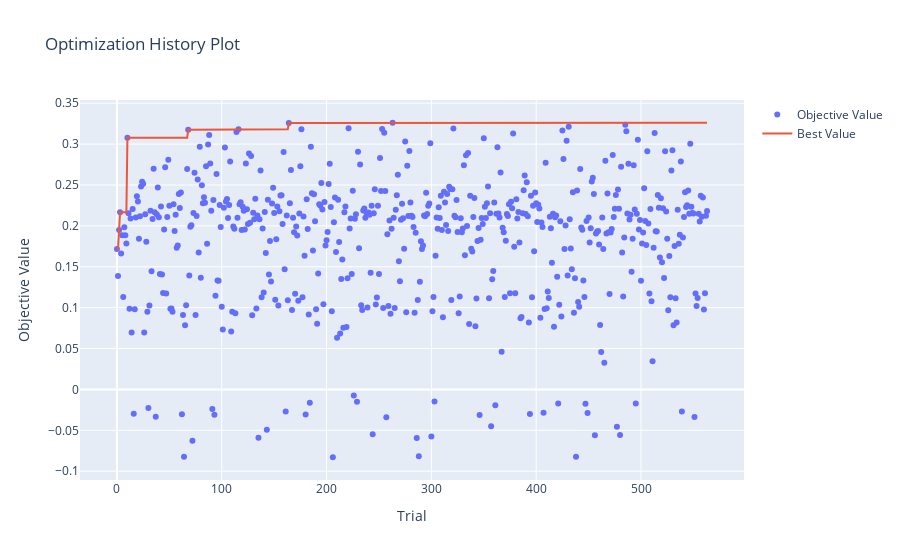

The code cell stored with this chart in its notebook:
### Markdown cell above
### Visualizar resultados

### Code cell
# mostrar chart com trials do optuna
fig = optuna.visualization.plot_optimization_history(estudo_ag)
fig.show()

### Figure 1 — Plotly figure (JSON) as saved in the notebook; plotly's stock layout.template omitted (floating-point values rounded to 4 significant figures; data arrays with more than 128 entries replaced by an {"elided": "..."} marker saying what was removed)
{"data": [{"mode": "markers", "name": "Objective Value", "type": "scatter", "x": {"elided": "564 int values"}, "y": {"elided": "564 float values"}}, {"mode": "lines", "name": "Best Value", "type": "scatter", "x": {"elided": "564 int values"}, "y": {"elided": "564 float values"}}, {"marker": {"color": "#cccccc"}, "mode": "markers", "name": "Infeasible Trial", "showlegend": false, "type": "scatter", "x": [], "y": []}], "layout": {"title": {"text": "Optimization History Plot"}, "xaxis": {"title": {"text": "Trial"}}, "yaxis": {"title": {"text": "Objective Value"}}}}
